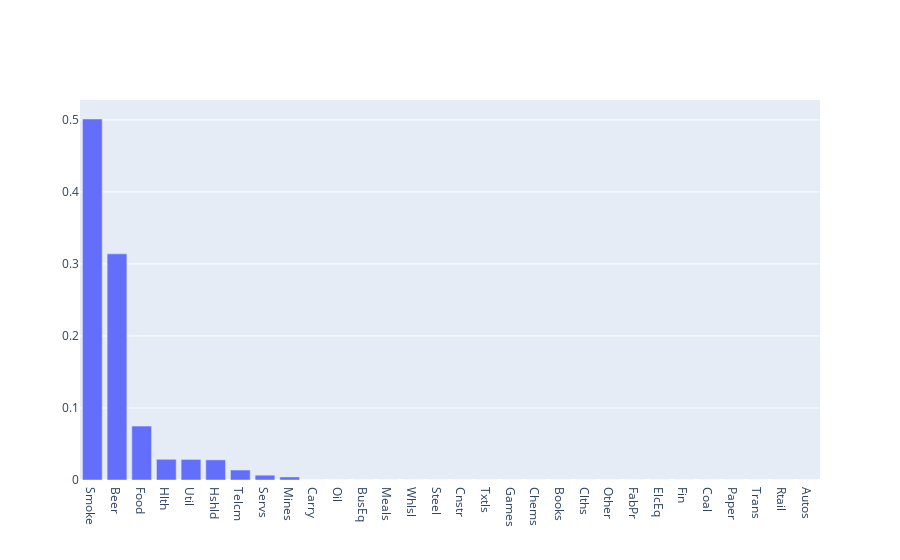

Here is the notebook cell this chart was saved with:
### Markdown cell above
STYLE MATCHING PLOT USING QUADRATIC OPTIMIZER - MORE ACCURATE

### Code cell
plot_style(weights)

### Figure 1 — Plotly figure (JSON) as saved in the notebook; plotly's stock layout.template omitted (floating-point values rounded to 4 significant figures)
{"data": [{"type": "bar", "x": ["Smoke", "Beer", "Food", "Hlth", "Util", "Hshld", "Telcm", "Servs", "Mines", "Carry", "Oil", "BusEq", "Meals", "Whlsl", "Steel", "Cnstr", "Txtls", "Games", "Chems", "Books", "Clths", "Other", "FabPr", "ElcEq", "Fin", "Coal", "Paper", "Trans", "Rtail", "Autos"], "y": [0.5012, 0.314, 0.07481, 0.02875, 0.02857, 0.02793, 0.01385, 0.006673, 0.004222, 5.807e-17, 4.519e-17, 2.816e-17, 2.764e-17, 2.03e-17, 7.386e-18, 7.255e-18, 4.147e-18, 0.0, 0.0, 0.0, 0.0, 0.0, 0.0, 0.0, 0.0, 0.0, 0.0, 0.0, 0.0, 0.0]}], "layout": {}}
